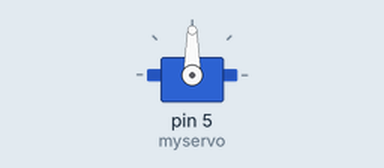
A sketch run on a simulated Arduino Uno, built with avr-gcc and run on an emulated ATmega328P. On the bench: servo.

Above: at 0.05 s.
At 4.5 s:
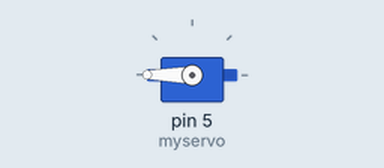
At 9.0 s:
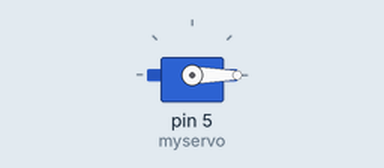
Timing chart, 0 to 11.7 s (numbered marks = the images above):
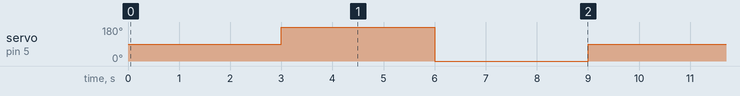

Measured:
- by itself, servo on pin 5 (myservo): repeats every 9.0 s: 0° 3.0 s, 90° 3.0 s, 180° 3.0 s

The sketch:

Test_Servo.ino
```cpp
#include <Servo.h>

Servo myservo;  // create a Servo object

void setup() {
  myservo.attach(5);  // attach the servo to digital pin 5
}

void loop() {
  myservo.write(90);  // set the servo position to 90 degrees
  delay(3000);        // wait for 1 second
  myservo.write(180);   // set the servo position to 0 degrees
  delay(3000);        // wait for 1 second
  myservo.write(0);   // set the servo position to 0 degrees
  delay(3000);        // wait for 1 second
}
```
